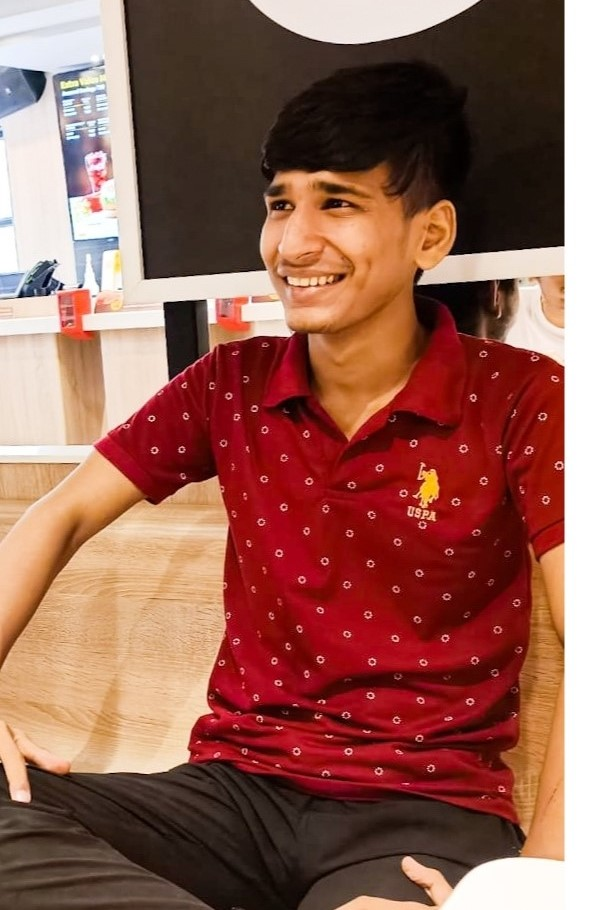
#> input picture Single.jpg, 610 x 910 px
$ python FaceDetection.py
#> lines starting #> are read from the running program, lines starting #| are printed output that depends on the picture; after the words box and inside, x2 and y2 are one past the last pixel; in counts of white or black regions, pixels touching at a corner belong together
#OpenCv  - Open Source Computer Vision Library
import cv2
from random import randrange as ran


#Load Dataset
trainedDataset = cv2.CascadeClassifier('Face.xml')

#choose a image
img = cv2.imread('Single.jpg')
#> img is the input picture: shape (910, 610, 3); mean B, G, R 86.1, 98.6, 149.9


#Conversion to black and white(i.e grayScale)
grayImg = cv2.cvtColor(img,cv2.COLOR_BGR2GRAY)
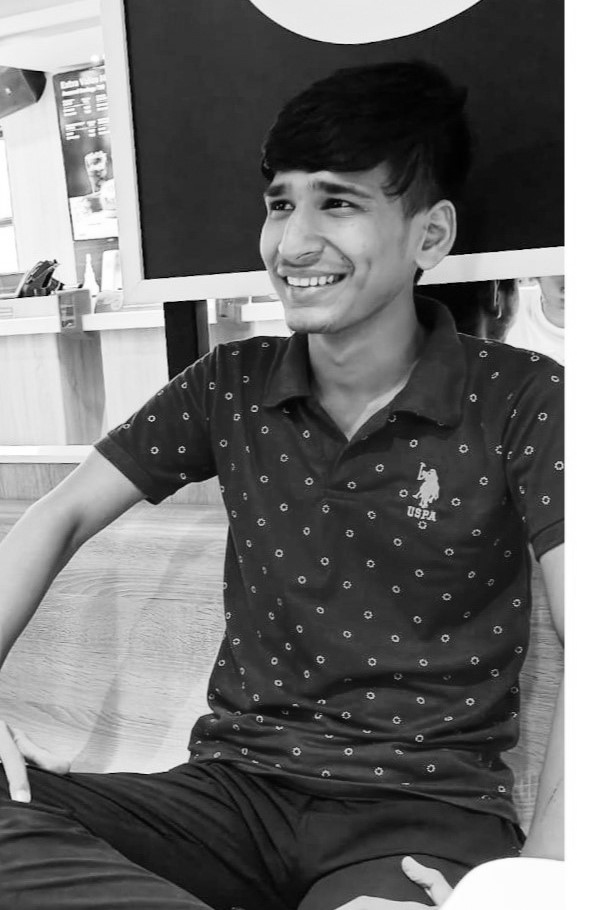
#> grayImg: shape (910, 610); min 0, max 255, mean 112.5


#detect faces
#This detectMultiScale detects object of different sizez => no matter what the scale of object is(Small or Big)

faceCoordinates = trainedDataset.detectMultiScale(grayImg)
#> faceCoordinates = [[225, 141, 169, 169]]
#[[225 141 169 169]] => [[X,Y,Width,Height]]


for x,y,w,h in faceCoordinates:
    cv2.rectangle(img,(x,y),(x+w,y+h),(0,0,255),2)
#> this loop made 1 pass
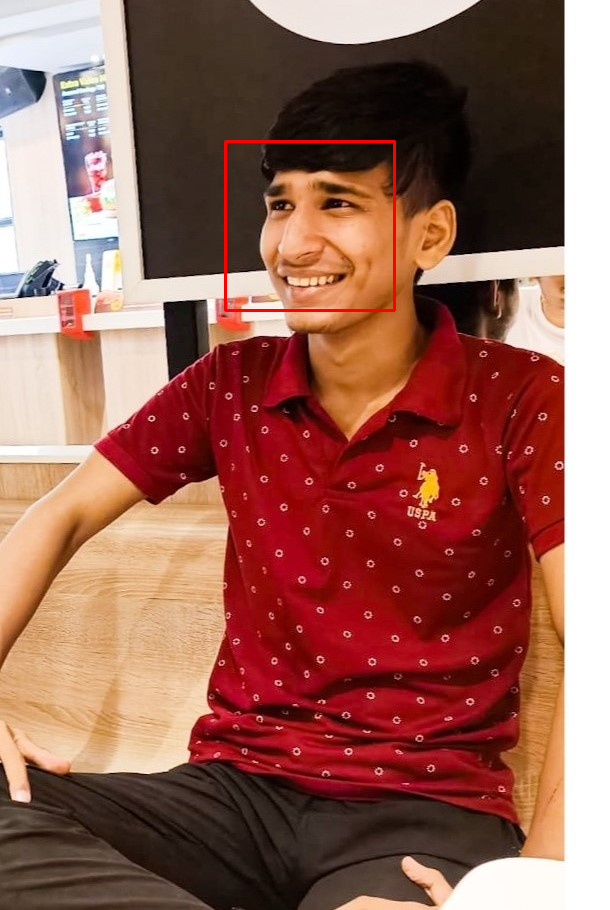
#> img: shape (910, 610, 3); 0.36% of pixels changed, all inside (x1, y1, x2, y2) = (224, 140, 396, 312)


#print(faceCoordinates)
cv2.imshow('Single Person',img)
cv2.waitKey()


'''
#display the image
cv2.imshow('Single Person',grayimg)


#pause the execution of the program untill any key is pressed
cv2.waitKey()
'''

print('END OF PROGRAM')
